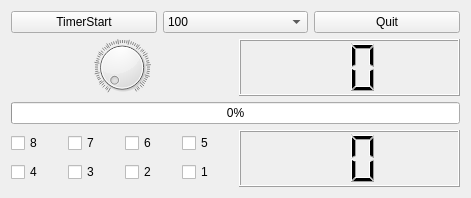
<?xml version="1.0" encoding="UTF-8"?>
<ui version="4.0">
 <class>Tab1DevControl</class>
 <widget class="QWidget" name="Tab1DevControl">
  <property name="geometry">
   <rect>
    <x>0</x>
    <y>0</y>
    <width>471</width>
    <height>198</height>
   </rect>
  </property>
  <property name="windowTitle">
   <string>Form</string>
  </property>
  <layout class="QVBoxLayout" name="verticalLayout" stretch="1,4,1,4">
   <item>
    <layout class="QHBoxLayout" name="horizontalLayout">
     <item>
      <widget class="QPushButton" name="pPBtimerStart">
       <property name="text">
        <string>TimerStart</string>
       </property>
       <property name="checkable">
        <bool>true</bool>
       </property>
       <property name="checked">
        <bool>false</bool>
       </property>
      </widget>
     </item>
     <item>
      <widget class="QComboBox" name="pCBtimerValue">
       <item>
        <property name="text">
         <string>100</string>
        </property>
       </item>
       <item>
        <property name="text">
         <string>200</string>
        </property>
       </item>
       <item>
        <property name="text">
         <string>500</string>
        </property>
       </item>
       <item>
        <property name="text">
         <string>1000</string>
        </property>
       </item>
       <item>
        <property name="text">
         <string>2000</string>
        </property>
       </item>
      </widget>
     </item>
     <item>
      <widget class="QPushButton" name="pPBappQuit">
       <property name="text">
        <string>Quit</string>
       </property>
      </widget>
     </item>
    </layout>
   </item>
   <item>
    <layout class="QHBoxLayout" name="horizontalLayout_2">
     <item>
      <widget class="QDial" name="pDialLed">
       <property name="maximum">
        <number>255</number>
       </property>
       <property name="tracking">
        <bool>true</bool>
       </property>
       <property name="wrapping">
        <bool>false</bool>
       </property>
       <property name="notchesVisible">
        <bool>true</bool>
       </property>
      </widget>
     </item>
     <item>
      <widget class="QLCDNumber" name="pLcdNumberLed">
       <property name="digitCount">
        <number>2</number>
       </property>
       <property name="mode">
        <enum>QLCDNumber::Hex</enum>
       </property>
       <property name="segmentStyle">
        <enum>QLCDNumber::Filled</enum>
       </property>
      </widget>
     </item>
    </layout>
   </item>
   <item>
    <layout class="QHBoxLayout" name="horizontalLayout_3">
     <item>
      <widget class="QProgressBar" name="pProgressBarLed">
       <property name="maximum">
        <number>99</number>
       </property>
       <property name="value">
        <number>0</number>
       </property>
      </widget>
     </item>
    </layout>
   </item>
   <item>
    <layout class="QHBoxLayout" name="horizontalLayout_4">
     <item>
      <layout class="QGridLayout" name="pGRkey">
       <item row="2" column="1">
        <widget class="QCheckBox" name="pCBkey3">
         <property name="text">
          <string>3</string>
         </property>
         <property name="tristate">
          <bool>false</bool>
         </property>
        </widget>
       </item>
       <item row="2" column="3">
        <widget class="QCheckBox" name="pCBkey1">
         <property name="text">
          <string>1</string>
         </property>
         <property name="tristate">
          <bool>false</bool>
         </property>
        </widget>
       </item>
       <item row="0" column="1">
        <widget class="QCheckBox" name="pCBkey7">
         <property name="text">
          <string>7</string>
         </property>
         <property name="tristate">
          <bool>false</bool>
         </property>
        </widget>
       </item>
       <item row="0" column="0">
        <widget class="QCheckBox" name="pCBkey8">
         <property name="text">
          <string>8</string>
         </property>
         <property name="tristate">
          <bool>false</bool>
         </property>
        </widget>
       </item>
       <item row="2" column="2">
        <widget class="QCheckBox" name="pCBkey2">
         <property name="text">
          <string>2</string>
         </property>
         <property name="tristate">
          <bool>false</bool>
         </property>
        </widget>
       </item>
       <item row="0" column="2">
        <widget class="QCheckBox" name="pCBkey6">
         <property name="text">
          <string>6</string>
         </property>
         <property name="tristate">
          <bool>false</bool>
         </property>
        </widget>
       </item>
       <item row="2" column="0">
        <widget class="QCheckBox" name="pCBkey4">
         <property name="text">
          <string>4</string>
         </property>
         <property name="tristate">
          <bool>false</bool>
         </property>
        </widget>
       </item>
       <item row="0" column="3">
        <widget class="QCheckBox" name="pCBkey5">
         <property name="text">
          <string>5</string>
         </property>
         <property name="tristate">
          <bool>false</bool>
         </property>
        </widget>
       </item>
      </layout>
     </item>
     <item>
      <widget class="QLCDNumber" name="pLcdNumberKey">
       <property name="digitCount">
        <number>2</number>
       </property>
       <property name="mode">
        <enum>QLCDNumber::Hex</enum>
       </property>
      </widget>
     </item>
    </layout>
   </item>
  </layout>
 </widget>
 <resources/>
 <connections/>
</ui>
